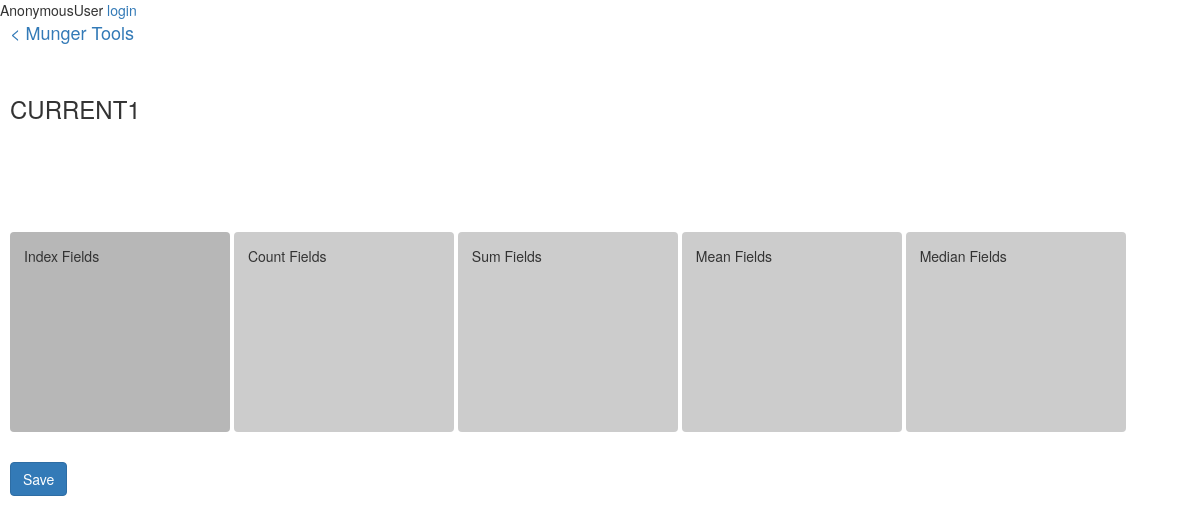
The app's page /script_builder/pivot_builder/7 with its own data.
### script_builder/models.py (models this page shows, shortened)
class MungerBuilder(models.Model):
    munger_name = models.CharField(max_length=200)
    input_folder = models.CharField(max_length=999, null=True, blank=True)
    input_filename = models.CharField(max_length=200, null=True, blank=True)
    output_folder = models.CharField(max_length=999, null=True, blank=True)
    output_filename = models.CharField(max_length=200, null=True, blank=True)
    rows_to_delete_top = models.IntegerField(null=True, blank=True)
    rows_to_delete_bottom = models.IntegerField(null=True, blank=True)

class FieldType(models.Model):
    type_name = models.CharField(max_length=200)

### script_builder/views.py (the view)
# urls.py: url(r'^pivot_builder/(?P<munger_builder_id>[0-9]+)$', views.pivot_builder, name='pivot_builder'),
def pivot_builder(request, munger_builder_id):
    mb = MungerBuilder.objects.get(pk=munger_builder_id)
    fields = mb.data_fields.all()
    field_types = [ft.type_name for ft in FieldType.objects.all()]
    context = {'mb': mb, 'fields': fields, 'field_types': field_types}
    return render(request, 'script_builder/pivot_builder.html', context)

### script_builder/models.py (called while the page is built)
    def active_name(self):
        if self.new_name:
            return self.new_name
        else:
            return self.current_name

### script_builder/templates/script_builder/pivot_builder.html (shortened to what this page needs)
{% extends "base.html" %}
{% load humanize %}
{% block back_link %}
  <p><a class=back-link href="{% url 'munger_tools' mb.id %}">< Munger Tools</a></p>
{% endblock %}
{% block content %}
    <h3>{{ mb.munger_name }}</h3>
    {% if fields %}
      <div id="field-source-bank" class="field-source-bank">
      </div>
    {% else %}
        <p>No fields are available.</p>
    {% endif %}
    {% for field_type in field_types %}
      <div id="{{ field_type }}-dropzone" type="{{ field_type }}" class="dropzone"> {{ field_type|capfirst }} Fields</div>
    {% endfor %}
    <input id="save-pivot-fields" name="save-pivot-fields" class="btn btn-primary" type="submit" value="Save" />
{% endblock content %}

### static/extra_css.css (style rules this page uses)
.back-link { font-size: 18px; }

### static/pivot_table.css (style rules this page uses)
#index-dropzone { background-color: #b7b7b7; }
.dropzone { background-color: #ccc; border: dashed 4px transparent; border-radius: 4px; margin: 10px auto 30px; padding: 10px; width: 220px; height: 200px; display: inline-block; transition: background-color 0.3s; }

### records on screen
MungerBuilder: munger_name "CURRENT1"
FieldType: field_types "Index"
FieldType: field_types "Count"
FieldType: field_types "Sum"
FieldType: field_types "Mean"
FieldType: field_types "Median"

### other values on screen
{{ user }} "AnonymousUser"
